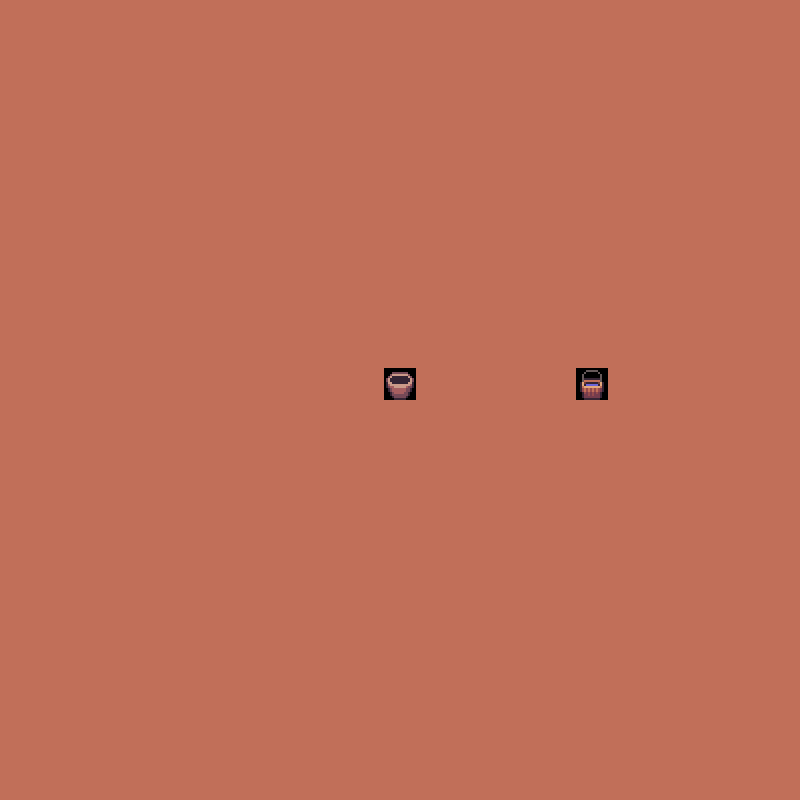

Tiled map render using the project's own tile images. Description and the map definition, with tile-layer contents summarised, below:
An orthogonal 50x50 tile map with 16x16 px tiles, 1 tile layer (uno) and 2 objects.

<map version="1.4" tiledversion="1.4.2" orientation="orthogonal" renderorder="right-down" width="50" height="50" tilewidth="16" tileheight="16" infinite="0" nextlayerid="4" nextobjectid="3">
 <tileset firstgid="1" name="2" tilewidth="16" tileheight="16" tilecount="440" columns="20">
  <image source="tileset6_diff/2.png" trans="ff00ff" width="320" height="352" />
 </tileset>
 <layer id="1" name="uno" width="50" height="50">
  <data>[2500 cells, 2500 non-empty, 9 distinct tile ids]</data>
 </layer>
 <objectgroup id="3" name="Cassa">
  <object id="2" x="576.067" y="366.588" width="29.327" height="31.4218" />
 </objectgroup>
 <objectgroup id="2" name="OggettiDuri">
  <object id="1" x="384.5" y="368" width="31" height="31.5" />
 </objectgroup>
</map>
